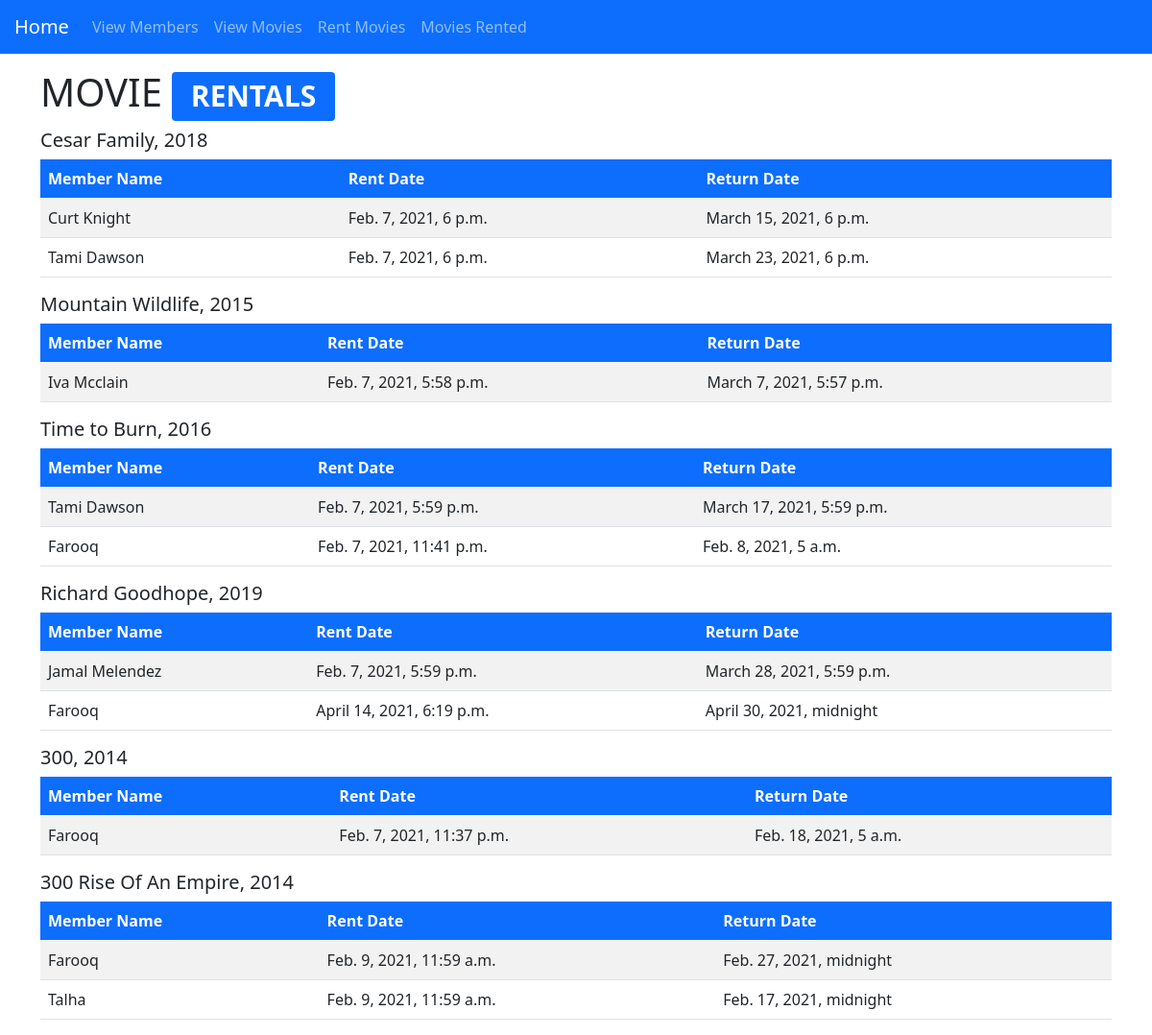
/, run on an earlier commit of the app's database.
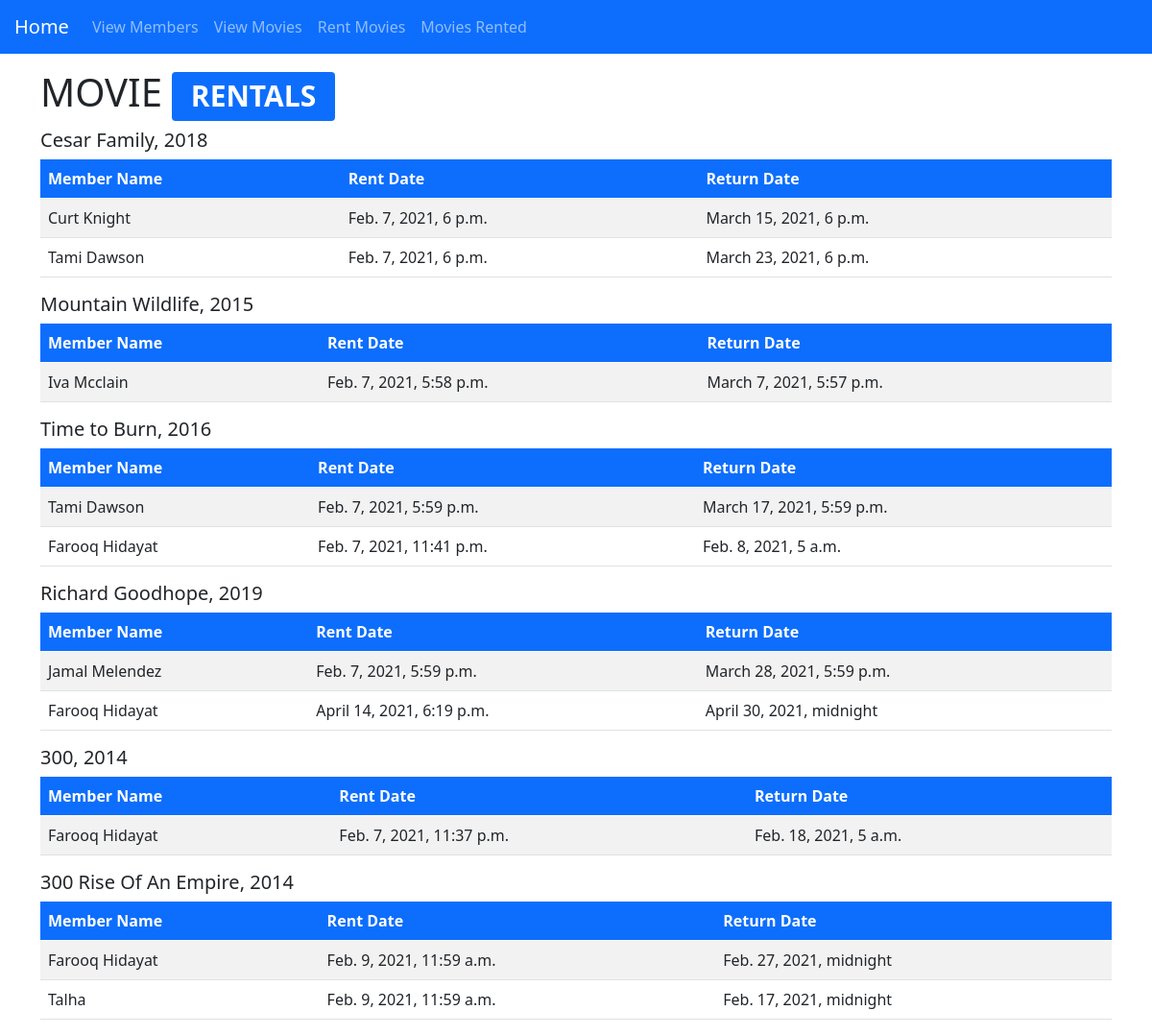
And on a later commit of the database.
### videostore/models.py (models this page shows, shortened)
class Movie_Rental(models.Model):
    member_id = models.ForeignKey(Members, on_delete=models.CASCADE, verbose_name="Member Name")
    movie_id = models.ForeignKey(Movies, on_delete=models.CASCADE, verbose_name="Movie Name")
    rent_date = models.DateTimeField(auto_now_add=True)
    return_date = models.DateTimeField()

class Members(models.Model):
    member_name = models.CharField(max_length=100, verbose_name="Name")
    email_address = models.CharField(max_length=100, verbose_name="Email Address", null=True, unique=True)
    age = models.PositiveIntegerField(verbose_name="Age", null=True)
    birthday = models.DateTimeField(null=True)
    gender = models.CharField(max_length=100, null=True)
    member_join_date = models.DateTimeField(auto_now_add=True)

### videostore/views.py (the view)
# urls.py: path('', views.show_rental_info),
def show_rental_info(request):
    movies = models.Movies.objects.all()
    return render(request, 'videostore/index.html', {"data":movies})

### videostore/templates/videostore/index.html (shortened to what this page needs)
{% extends "videostore/base.html" %}
{% block content %}
    <div class="container mt-3">
        <h1>MOVIE <span class="badge bg-primary">RENTALS</span></h1>
        {% if data %}
            {% for movies in data %}
                <h5>{{ movies.movie_name }}, {{ movies.movie_year }}</h5>
                <table class="table table-striped">
                    <thead>
                        <tr class="bg-primary" style="color: white;">
                            <th scope="col">Member Name</th>
                            <th scope="col">Rent Date</th>
                            <th scope="col">Return Date</th>
                        </tr>
                    </thead>
                    <tbody>
                        {% for rental_info in movies.movie_rental_set.all %}
                            <tr>
                                <td>{{ rental_info.member_id.member_name }}</td>
                                <td>{{ rental_info.rent_date }}</td>
                                <td>{{ rental_info.return_date }}</td>
                            </tr>
                        {% endfor %}
                    </tbody>
                </table>
            {% endfor %}
        {% endif %}
    </div>
{% endblock content %}

What changed in the data, as far as the page shows it:
changed through a linked row, Movie_Rental "Feb. 7, 2021, 11:41 p.m.": member_id.member_name "Farooq" → "Farooq Hidayat"
changed through a linked row, Movie_Rental "April 14, 2021, 6:19 p.m.": member_id.member_name "Farooq" → "Farooq Hidayat"
changed through a linked row, Movie_Rental "Feb. 7, 2021, 11:37 p.m.": member_id.member_name "Farooq" → "Farooq Hidayat"
changed through a linked row, Movie_Rental "Feb. 27, 2021, midnight": member_id.member_name "Farooq" → "Farooq Hidayat"
